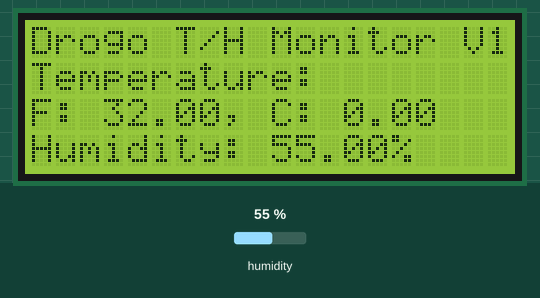
Bench run of a sketch on a simulated Arduino Uno, built for the host (arithmetic inside an expression is 32-bit, double 64-bit). Parts: 20×4 character LCD. Inputs (shaded band) come from the test bench; at power-on: humidity 55 %. What the sketch prints to the serial monitor is not drawn.

Above: at 1.2 s.
1.3 s: humidity set to 22 %
At 4.6 s:
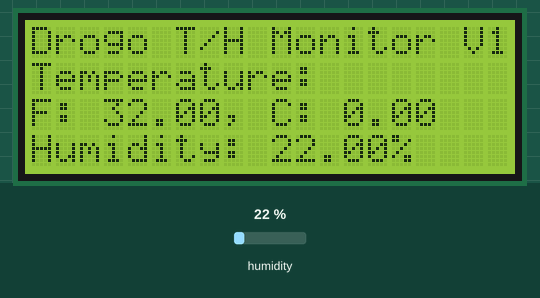
6.4 s: humidity set to 40 %
At 9.6 s:
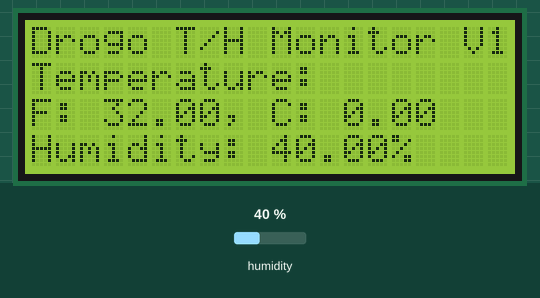
11.5 s: humidity set to 68 %
At 13.4 s:
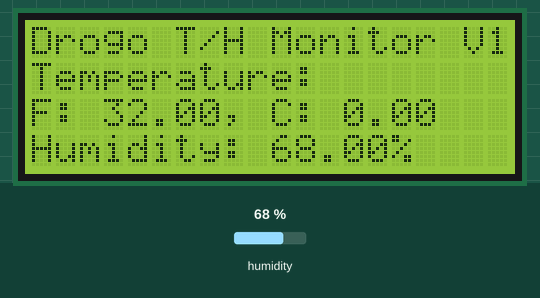
Timing chart, 0 to 14.9 s (numbered marks = the images above; inputs shaded):
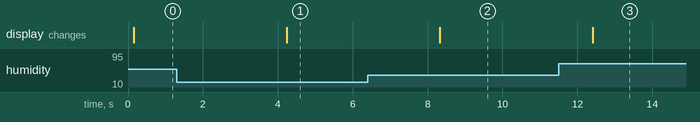

Measured:
- after the input at 1.3 s, the display: changes after 2.9 s (image 1)
- after the input at 6.4 s, the display: changes after 1.9 s (image 2)
- after the input at 11.5 s, the display: changes after 0.90 s (image 3)

The sketch:

sht10.ino
```cpp
#include <SHT1x.h>
#include <Wire.h>
#include <LiquidCrystal_I2C.h>

#define dataPin 7
#define sckPin 8

SHT1x th_sensor(dataPin, sckPin);
LiquidCrystal_I2C lcd(0x27, 2, 1, 0, 4, 5, 6, 7, 3, POSITIVE);

void setup()
{
  Serial.begin(9600);
  Serial.println("Starting up sensor!");
  lcd.begin(20, 4);
  Serial.println("Starting up LCD 20x4!");
}

void loop()
{
  float temp_c;
  float humid;
  float temp_f;

  humid = th_sensor.readHumidity();
  temp_c = th_sensor.retrieveTemperatureC();
  temp_f = (temp_c*9/5)+32;

  Serial.print("Temp (F): ");
  Serial.print(temp_f);
  Serial.print("Temp (C): ");
  Serial.print(", Humidity: ");
  Serial.println(humid);

  lcd.setCursor(0, 0);
  lcd.print("Drogo T/H Monitor V1");
  lcd.setCursor(0, 1);
  lcd.print("Temperature: ");
  lcd.setCursor(0, 2);
  lcd.print("F:");
  lcd.setCursor(3, 2);
  lcd.print(temp_f);
  lcd.setCursor(8,2);
  lcd.print(", C:");
  lcd.setCursor(13, 2);
  lcd.print(temp_c);
  lcd.setCursor(0, 3);
  lcd.print("Humidity:");
  lcd.setCursor(10, 3);
  lcd.print(humid);
  lcd.setCursor(15, 3);
  lcd.print("%");

  delay(4000);
}
```
